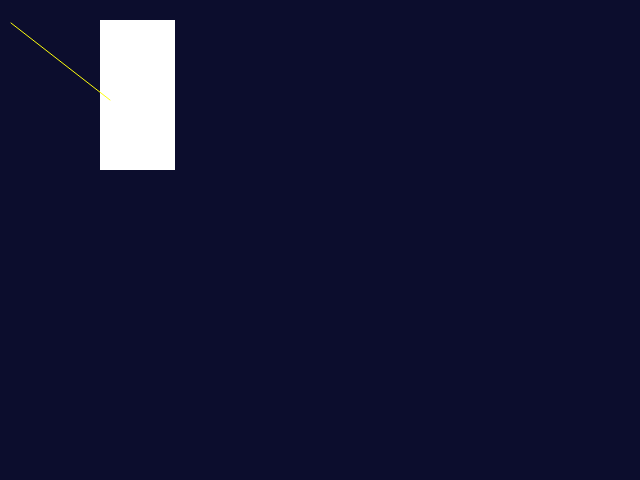
Frame 1 (no input)
Frame 60 (no input): identical to frame 1, image omitted
Frame 120 (the mouse pressed at the canvas centre since frame 60): identical to frame 1, image omitted

The p5.js sketch that drew this single still picture (run headless with seeded random() and noise() and a simulated clock; from frame 60 on, the mouse is pressed at the canvas centre):

// p5.js sketch
// ── sketch.js
function setup() {
  // parameters => width, height
  createCanvas(640, 480);
}

function draw() {
  // parameters => r, g, b or h, s, l or h, s, b
  background(12, 13, 45);

  // stroke is used for outline color of the shape drawn

  // /* always call the setting color function before
  // drawing shape. It's like which color pen you hold
  // for drawing.
  // */

  stroke(255, 255, 255, 1);

  // parameters => posx, posy, width, height
  rect(100, 20, 75, 150);

  stroke(255, 255, 12);

  // parameters => startx, starty, endx, endy
  line(11, 23, 110, 100);
}
